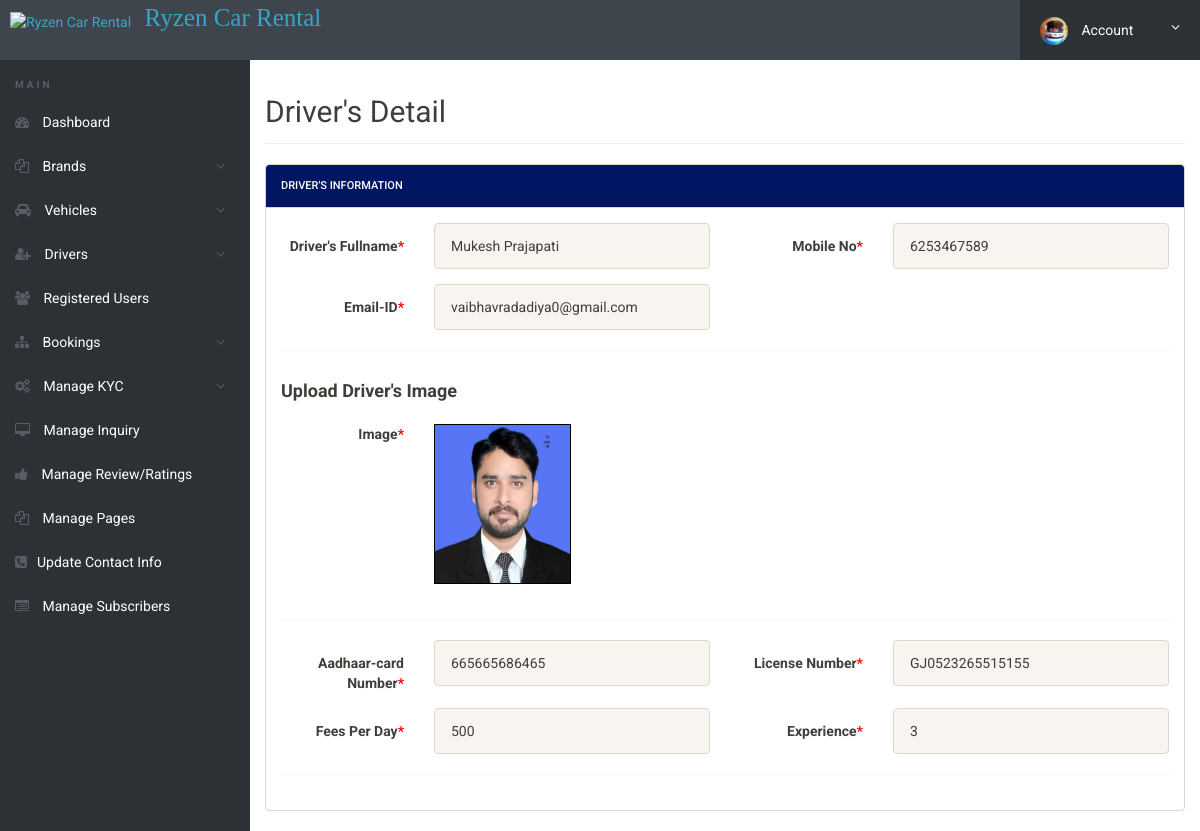
Page /view-driver.php?id=1 (signed in) on the committed database.
### tables this page shows
CREATE TABLE `tbl_driver` (
  `d_id` int(11) NOT NULL,
  `fullname` varchar(50) NOT NULL,
  `emailid` varchar(50) NOT NULL,
  `mobile_no` char(10) NOT NULL,
  `photo` varchar(120) NOT NULL,
  `aadhaarcard_no` char(12) NOT NULL,
  `license_no` varchar(20) NOT NULL,
  `experience` int(10) NOT NULL,
  `driver_fees` int(10) NOT NULL,
  `occupied_date` varchar(20) DEFAULT NULL,
  `status` int(11) DEFAULT NULL,
  `joining_date` timestamp NOT NULL DEFAULT current_timestamp(),
  `updation_date` timestamp NULL DEFAULT NULL ON UPDATE current_timestamp()
);

### view-driver.php (the view, shortened to what this page needs)
<?php
include 'includes/config.php';
?>
<!doctype html>
<html lang="en" class="no-js">
<head>
	<link rel="stylesheet" href="css/font-awesome.min.css">
	<link rel="stylesheet" href="css/bootstrap.min.css">
	<link rel="stylesheet" href="css/dataTables.bootstrap.min.css">
	<link rel="stylesheet" href="css/bootstrap-social.css">
	<link rel="stylesheet" href="css/bootstrap-select.css">
	<link rel="stylesheet" href="css/fileinput.min.css">
	<link rel="stylesheet" href="css/awesome-bootstrap-checkbox.css">
	<link rel="stylesheet" href="css/style.css">
</head>
<body>
	<?php include('includes/header.php');?>
	<div class="ts-main-content">
	<?php include('includes/leftbar.php');?>
		<div class="content-wrapper">
			<div class="container-fluid">
				<div class="row">
					<div class="col-md-12">
						<h2 class="page-title">Driver's Detail</h2>
						<div class="row">
							<div class="col-md-12">
								<div class="panel panel-default">
									<div class="panel-heading" style="background-color:#001662; color:white;">driver's Information</div>
									<div class="panel-body">
<?php
$id=intval($_GET['id']);
$result =mysqli_query($conn,"SELECT * from tbl_driver where tbl_driver.d_id=$id") or die(mysqli_error($conn));
while($row=mysqli_fetch_assoc($result))
{
?>
<form method="post" class="form-horizontal" enctype="multipart/form-data">
<div class="form-group">
<label class="col-sm-2 control-label">Driver's Fullname<span style="color:red">*</span></label>
<div class="col-sm-4">
<input type="text" name="fullname" class="form-control" value="<?php echo $row["fullname"];?>" readonly>
</div>
<label class="col-sm-2 control-label">Mobile No<span style="color:red">*</span></label>
<div class="col-sm-4">
<input type="text" name="mobile_no" class="form-control" value="<?php echo $row["mobile_no"];?>" readonly>
</div>
</div>
<div class="form-group">
<label class="col-sm-2 control-label">Email-ID<span style="color:red">*</span></label>
<div class="col-sm-4">
<input type="text" name="emailid" class="form-control" value="<?php echo $row["emailid"];?>" readonly>
</div>
</div>
<div class="hr-dashed"></div>
<div class="form-group">
<div class="col-sm-12">
<h4><b>Upload Driver's Image</b></h4>
<div class="form-group">
<label class="col-sm-2 col-lg-2 control-label">Image<span style="color:red">*</span></label>
<?php
if($row["photo"]=="")
{
	echo "image unavailable";
}
	else {?>
	<div class="col-sm-2 col-lg-2 control-label"><img src="img/driverimg/<?php echo $row["photo"];?>" width="137" height="160" style="border:solid 1px #000" readonly></div>
	<?php } ?>
</div>
</div>
</div>
<div class="hr-dashed"></div>
<div class="form-group">
<label class="col-sm-2 control-label">Aadhaar-card Number<span style="color:red">*</span></label>
<div class="col-sm-4">
<input type="text" name="aadhaarcard_no" class="form-control" value="<?php echo $row["aadhaarcard_no"];?>" readonly>
</div>
<label class="col-sm-2 control-label">License Number<span style="color:red">*</span></label>
<div class="col-sm-4">
<input type="text" name="license_no" class="form-control" value="<?php echo $row["license_no"];?>" readonly>
</div>
</div>
<div class="form-group">
<label class="col-sm-2 control-label">Fees Per Day<span style="color:red">*</span></label>
<div class="col-sm-4">
<input type="text" name="driver_fees" class="form-control" value="<?php echo $row["driver_fees"];?>" readonly>
</div>
<label class="col-sm-2 control-label">Experience<span style="color:red">*</span></label>
<div class="col-sm-4">
<input type="text" name="experience" class="form-control" value="<?php echo $row["experience"];?>" readonly>
</div>
</div>
<?php }?>
<div class="hr-dashed"></div>
										</form>
									</div>
								</div>
							</div>
						</div>
					</div>
				</div>
			</div>
		</div>
	</div>
</body>
</html>

### css/style.css (style rules this page uses)
html { font-size: 14px; }
@media only screen and (min-width: 480px) { html { font-size: 17px; } }
@media only screen and (min-width: 768px) { html { font-size: 14px; } }
body { font-size: 1em; }
.hr-dashed { background-color: transparent; border-top: 1px dotted #edf0f5; color: transparent; height: 1px; margin: 20px 0; }
.panel { overflow: hidden; }
.page-title { padding-bottom: 15px; margin-bottom: 20px; border-bottom: 1px solid #f0f0f0; }
.ts-main-content .content-wrapper { padding-top: 15px; margin-top: 60px; }
@media only screen and (min-width: 992px) { .ts-main-content .content-wrapper { margin-left: 250px; } }

### rows in the picture
tbl_driver: fullname "Mukesh Prajapati", mobile_no "6253467589", emailid "vaibhavradadiya0@gmail.com", photo (picture), aadhaarcard_no "665665686465", license_no "GJ0523265515155", driver_fees "500", experience "3"
